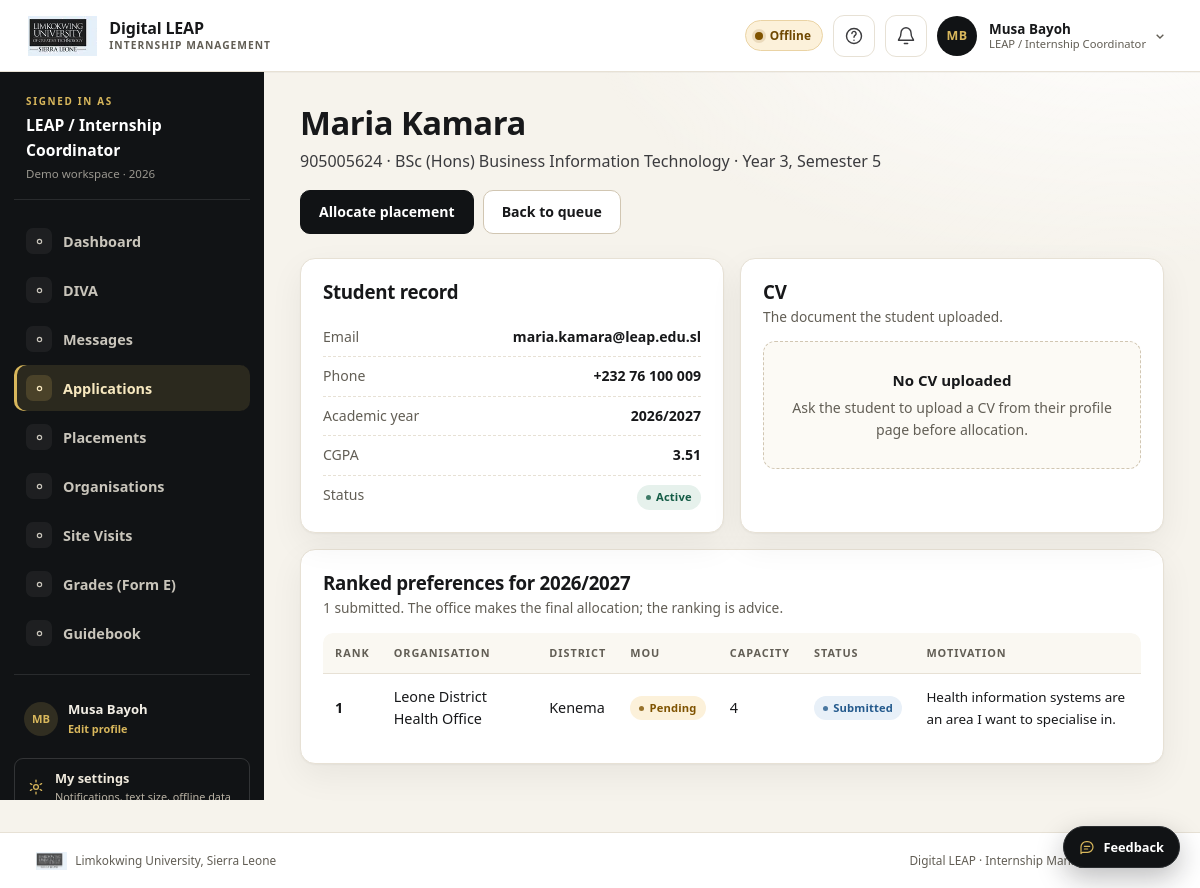
Page /digital-leap/index.php?r=coordinator/applications/view&student_id=4 (signed in) on the committed database.
### tables this page shows
CREATE TABLE users (
  user_id           INT UNSIGNED NOT NULL AUTO_INCREMENT,
  role_id           TINYINT UNSIGNED NOT NULL,
  organisation_id   INT UNSIGNED NULL,
  first_name        VARCHAR(60)  NOT NULL,
  last_name         VARCHAR(60)  NOT NULL,
  email             VARCHAR(120) NOT NULL,
  phone             VARCHAR(25)  NULL,
  password_hash     VARCHAR(255) NULL,
  status            ENUM('invited','active','suspended') NOT NULL DEFAULT 'invited',
  must_change_password TINYINT(1) NOT NULL DEFAULT 0,
  failed_attempts   TINYINT UNSIGNED NOT NULL DEFAULT 0,
  locked_until      DATETIME NULL,
  last_login_at     DATETIME NULL,
  created_at        DATETIME NOT NULL DEFAULT CURRENT_TIMESTAMP,
  updated_at        DATETIME NOT NULL DEFAULT CURRENT_TIMESTAMP ON UPDATE CURRENT_TIMESTAMP,
  PRIMARY KEY (user_id),
  UNIQUE KEY uq_users_email (email),
  KEY idx_users_role (role_id, status),
  KEY idx_users_org (organisation_id),
  CONSTRAINT fk_users_role FOREIGN KEY (role_id) REFERENCES roles (role_id),
  CONSTRAINT fk_users_org FOREIGN KEY (organisation_id) REFERENCES organisation (org_id) ON DELETE SET NULL
);

CREATE TABLE roles (
  role_id     TINYINT UNSIGNED NOT NULL AUTO_INCREMENT,
  role_key    VARCHAR(30)  NOT NULL,
  role_name   VARCHAR(60)  NOT NULL,
  description VARCHAR(255) NULL,
  created_at  DATETIME NOT NULL DEFAULT CURRENT_TIMESTAMP,
  PRIMARY KEY (role_id),
  UNIQUE KEY uq_roles_key (role_key)
);

CREATE TABLE student (
  student_id    INT UNSIGNED NOT NULL AUTO_INCREMENT,
  user_id       INT UNSIGNED NOT NULL,
  reg_no        VARCHAR(20) NOT NULL,
  programme     VARCHAR(80) NOT NULL,
  level         VARCHAR(10) NOT NULL,
  semester      VARCHAR(10) NOT NULL,
  academic_year VARCHAR(9)  NOT NULL,
  cgpa          DECIMAL(3,2) NULL,
  status        ENUM('active','on_placement','completed','withdrawn') NOT NULL DEFAULT 'active',
  created_at    DATETIME NOT NULL DEFAULT CURRENT_TIMESTAMP,
  updated_at    DATETIME NOT NULL DEFAULT CURRENT_TIMESTAMP ON UPDATE CURRENT_TIMESTAMP,
  PRIMARY KEY (student_id),
  UNIQUE KEY uq_student_user (user_id),
  UNIQUE KEY uq_student_reg (reg_no),
  CONSTRAINT fk_student_user FOREIGN KEY (user_id) REFERENCES users (user_id) ON DELETE CASCADE
);

CREATE TABLE application (
  application_id  INT UNSIGNED NOT NULL AUTO_INCREMENT,
  student_id      INT UNSIGNED NOT NULL,
  org_id          INT UNSIGNED NOT NULL,
  preference_rank TINYINT UNSIGNED NOT NULL,
  motivation      TEXT NULL,
  status          ENUM('draft','submitted','shortlisted','allocated','rejected','withdrawn') NOT NULL DEFAULT 'draft',
  academic_year   VARCHAR(9) NOT NULL,
  submitted_at    DATETIME NULL,
  created_at      DATETIME NOT NULL DEFAULT CURRENT_TIMESTAMP,
  updated_at      DATETIME NOT NULL DEFAULT CURRENT_TIMESTAMP ON UPDATE CURRENT_TIMESTAMP,
  PRIMARY KEY (application_id),
  UNIQUE KEY uq_app_rank (student_id, academic_year, preference_rank),
  UNIQUE KEY uq_app_org (student_id, org_id, academic_year),
  KEY idx_app_org (org_id, status),
  CONSTRAINT fk_app_student FOREIGN KEY (student_id) REFERENCES student (student_id) ON DELETE CASCADE,
  CONSTRAINT fk_app_org FOREIGN KEY (org_id) REFERENCES organisation (org_id)
);

CREATE TABLE organisation (
  org_id        INT UNSIGNED NOT NULL AUTO_INCREMENT,
  name          VARCHAR(120) NOT NULL,
  sector        VARCHAR(60)  NOT NULL,
  address       VARCHAR(180) NOT NULL,
  district      VARCHAR(60)  NOT NULL,
  contact_person VARCHAR(100) NOT NULL,
  contact_email VARCHAR(120) NOT NULL,
  contact_phone VARCHAR(25)  NULL,
  mou_status    ENUM('none','pending','signed','expired') NOT NULL DEFAULT 'none',
  mou_expiry    DATE NULL,
  capacity      SMALLINT UNSIGNED NOT NULL DEFAULT 0,
  status        ENUM('active','inactive') NOT NULL DEFAULT 'active',
  created_at    DATETIME NOT NULL DEFAULT CURRENT_TIMESTAMP,
  updated_at    DATETIME NOT NULL DEFAULT CURRENT_TIMESTAMP ON UPDATE CURRENT_TIMESTAMP,
  PRIMARY KEY (org_id),
  UNIQUE KEY uq_org_name (name),
  KEY idx_org_district (district)
);

### digital-leap/app/Views/coordinator/application_view.php (the view, shortened to what the rows shown need)
<div class="page-head">
    <div>
        <h1><?= e($student['first_name'] . ' ' . $student['last_name']) ?></h1>
        <p><?= e($student['reg_no']) ?> · <?= e($student['programme']) ?> · <?= e(year_label($student['level'])) ?>, <?= e($student['semester']) ?></p>
    </div>
    <div class="page-actions">
        <?php if ($placement === null): ?>
            <a class="btn" href="<?= e(url('coordinator/placements/allocate', ['student_id' => (int) $student['student_id']])) ?>">Allocate placement</a>
        <?php else: ?>
            <a class="btn" href="<?= e(url('coordinator/placements/view', ['id' => (int) $placement['placement_id']])) ?>">View placement</a>
        <?php endif; ?>
        <a class="btn btn-outline" href="<?= e(url('coordinator/applications')) ?>">Back to queue</a>
    </div>
</div>
<div class="grid grid-2">
    <section class="card">
        <div class="card-head"><div><h2>Student record</h2></div></div>
        <div class="stat-list">
            <div class="row"><span>Email</span><strong><?= e($student['email']) ?></strong></div>
            <div class="row"><span>Phone</span><strong><?= e($student['phone'] ?? '—') ?></strong></div>
            <div class="row"><span>Academic year</span><strong><?= e($student['academic_year']) ?></strong></div>
            <div class="row"><span>CGPA</span><strong><?= e(number_format((float) $student['cgpa'], 2)) ?></strong></div>
            <div class="row"><span>Status</span><strong><?= status_badge($student['status']) ?></strong></div>
        </div>
    </section>
    <section class="card">
        <div class="card-head"><div><h2>CV</h2><p>The document the student uploaded.</p></div></div>
        <?php if ($cv === null): ?>
            <div class="empty"><strong>No CV uploaded</strong>Ask the student to upload a CV from their profile page before allocation.</div>
        <?php endif; ?>
    </section>
</div>
<section class="card">
    <div class="card-head"><div><h2>Ranked preferences for <?= e($year) ?></h2><p><?= count($prefs) ?> submitted. The office makes the final allocation; the ranking is advice.</p></div></div>
    <?php if ($prefs === []): ?>
        <div class="empty"><strong>No preferences</strong>The student has not submitted a ranked list for this year.</div>
    <?php else: ?>
        <div class="table-wrap">
            <table class="table table--stack">
                <thead><tr><th>Rank</th><th>Organisation</th><th>District</th><th>MoU</th><th>Capacity</th><th>Status</th><th>Motivation</th></tr></thead>
                <tbody>
                <?php foreach ($prefs as $pref): ?>
                    <tr>
                        <td data-label="Rank"><strong><?= (int) $pref['preference_rank'] ?></strong></td>
                        <td data-label="Organisation"><?= e($pref['org_name']) ?></td>
                        <td data-label="District"><?= e($pref['district']) ?></td>
                        <td data-label="MoU"><?= status_badge($pref['mou_status']) ?></td>
                        <td data-label="Capacity"><?= (int) $pref['capacity'] ?></td>
                        <td data-label="Status"><?= status_badge($pref['status']) ?></td>
                        <td data-label="Motivation"><span class="small"><?= e($pref['motivation']) ?></span></td>
                    </tr>
                <?php endforeach; ?>
                </tbody>
            </table>
        </div>
    <?php endif; ?>
</section>

### digital-leap/app/helpers.php (shortened to what the rows shown need)
<?php
function e($value): string
{
    return htmlspecialchars((string) ($value ?? ''), ENT_QUOTES, 'UTF-8');
}
function url(string $route = '', array $params = []): string
{
    $base = $GLOBALS['base'] ?? '';
    $query = ['r' => $route] + $params;
    return $base . '/index.php?' . http_build_query($query);
}
function asset(string $path): string
{
    $path = ltrim($path, '/');
    $file = BASE_PATH . '/public/assets/' . $path;
    $version = is_file($file) ? '?v=' . filemtime($file) : '';
    return ($GLOBALS['base'] ?? '') . '/public/assets/' . $path . $version;
}
function qget(string $key, $default = null)
{
    return $_GET[$key] ?? $default;
}
function year_label(?string $value): string
{
    $number = trim((string) preg_replace('/^\s*(level|year)\s*/i', '', (string) $value));
    return $number === '' ? '—' : 'Year ' . $number;
}
function status_badge(?string $status): string
{
    $key = strtolower((string) $status);
    $map = [
        'draft' => 'muted', 'proposed' => 'warn', 'pending' => 'warn', 'invited' => 'warn',
        'submitted' => 'info', 'shortlisted' => 'info', 'scheduled' => 'info',
        'approved' => 'ok', 'active' => 'ok', 'completed' => 'ok', 'signed' => 'ok',
        'published' => 'ok', 'assessed' => 'ok', 'mentor_reviewed' => 'ok', 'allocated' => 'ok',
        'returned' => 'bad', 'rejected' => 'bad', 'failed' => 'bad', 'missed' => 'bad',
        'terminated' => 'bad', 'suspended' => 'bad', 'withdrawn' => 'muted',
        'moderated' => 'info', 'queued' => 'warn', 'sent' => 'ok', 'cancelled' => 'muted',
        'expired' => 'bad', 'none' => 'muted', 'inactive' => 'muted',
    ];
    $tone = $map[$key] ?? 'muted';
    return '<span class="badge badge-' . $tone . '">' . e(ucwords(str_replace('_', ' ', $key))) . '</span>';
}
function initials(string $first, string $last): string
{
    return strtoupper(substr($first, 0, 1) . substr($last, 0, 1));
}
function avatar_file(int $userId): ?string
{
    $dir = STORAGE_PATH . '/uploads/avatars';
    foreach (['jpg', 'jpeg', 'png', 'webp'] as $ext) {
        $path = $dir . '/' . $userId . '.' . $ext;
    }
    return null;
}
function avatar_url(?array $user = null): ?string
{
    $id = (int) ($user['user_id'] ?? \Leap\Core\Auth::id());
    $file = avatar_file($id);
    if ($file === null) {
        return null;
    }
    return url('avatar', ['u' => $id, 'v' => filemtime($file) . '-' . filesize($file)]);
}
function avatar_html(array $user, string $class = 'chat-avatar'): string
{
    $id = (int) ($user['user_id'] ?? 0);
    $first = (string) ($user['first_name'] ?? '');
    $last = (string) ($user['last_name'] ?? '');
    $file = $id > 0 && \Leap\Controllers\ProfileController::canViewAvatar($id) ? avatar_file($id) : null;
    return '<span class="' . e($class) . '" aria-hidden="true">' . e(initials($first, $last)) . '</span>';
}

### digital-leap/app/Views/layout.php (shortened to what the rows shown need)
<?php
$user = Auth::user();
$route = (string) ($_GET['r'] ?? '');
$unread = 0;
if ($user !== null) {
    $unread = (int) Database::val('SELECT COUNT(*) FROM notification WHERE user_id = ? AND is_read = 0', [(int) $user['user_id']]);
}
$prefUid = $user === null ? 0 : (int) $user['user_id'];
$textSize = Preference::textSize($prefUid);
$calmMotion = Preference::reduceMotion($prefUid);
$nav = $user === null ? [] : nav_items();
$avatarUrl = $user === null ? null : avatar_url($user);
$authRoutes = ['login', 'register', 'forgot', 'reset', 'token/supervisor'];
$isAuthPage = $user === null && in_array($route, $authRoutes, true);
?>
<!doctype html>
<html lang="en" data-text-size="<?= e($textSize) ?>"<?= $calmMotion ? ' data-reduce-motion="on"' : '' ?>>
<head>
<link rel="stylesheet" href="<?= e(asset('css/app.css')) ?>">
</head>
<body class="<?= $user !== null ? 'app-shell' : ($isAuthPage ? 'auth-shell' : 'landing-shell') ?>" data-role="<?= e($user !== null ? (string) Auth::role() : 'guest') ?>" data-page="<?= e($route) ?>">
<?php if ($user !== null): ?>
<header class="topbar">
    <div class="topbar-left">
        <a class="brand" href="<?= e(url('dashboard')) ?>" data-tour="brand">
            <img class="brand-logo" src="<?= e(asset('img/limkokwing-logo.png')) ?>" alt="Limkokwing University of Creative Technology, Sierra Leone">
            <span class="brand-text">Digital LEAP<small>Internship Management</small></span>
        </a>
    </div>
    <div class="topbar-right">
        <p class="net-pill" data-net-status data-state="online" role="status" aria-live="polite">
            <span class="net-dot" aria-hidden="true"></span><span class="net-text">Online</span>
        </p>
        <button class="icon-btn tour-trigger" type="button" data-tour-start aria-label="Take a guided tour" title="Take a guided tour">
            <svg viewBox="0 0 24 24" aria-hidden="true"><circle cx="12" cy="12" r="9"/><path d="M9.5 9a2.5 2.5 0 1 1 4 2c-.9.7-1.5 1.2-1.5 2.5"/><path d="M12 17h.01"/></svg>
        </button>
        <div class="menu-wrap">
            <button class="icon-btn bell-btn" type="button" data-notif-toggle aria-expanded="false" aria-controls="notif-panel" aria-label="Notifications<?= $unread > 0 ? ', ' . $unread . ' unread' : '' ?>" data-tour="notifications">
                <svg viewBox="0 0 24 24" aria-hidden="true"><path d="M18 8a6 6 0 0 0-12 0c0 7-3 7-3 9h18c0-2-3-2-3-9"/><path d="M10 21h4"/></svg>
            </button>
        </div>
        <div class="menu-wrap user-chip" data-tour="profile">
            <a class="avatar-link" href="<?= e(url('profile')) ?>" aria-label="Open my profile to edit details and profile photo">
                <?php if ($avatarUrl !== null): ?>
                    <img class="avatar avatar-img" src="<?= e($avatarUrl) ?>" alt="">
                <?php else: ?>
                    <span class="avatar" aria-hidden="true"><?= e(initials((string) $user['first_name'], (string) $user['last_name'])) ?></span>
                <?php endif; ?>
            </a>
            <button class="user-menu-toggle" type="button" data-user-toggle aria-expanded="false" aria-controls="user-menu">
                <span class="user-meta">
                    <strong><?= e($user['first_name'] . ' ' . $user['last_name']) ?></strong>
                    <small><?= e($user['role_name']) ?></small>
                </span>
                <svg class="menu-caret" viewBox="0 0 24 24" aria-hidden="true"><path d="m7 10 5 5 5-5"/></svg>
            </button>
        </div>
    </div>
</header>
<div class="shell">
    <aside class="sidebar" id="sidebar">
        <div class="sidebar-role">
            <span class="sidebar-role-label">Signed in as</span>
            <strong><?= e($user['role_name']) ?></strong>
            <span class="sidebar-role-sub">Demo workspace · <?= e(date('Y')) ?></span>
        </div>
        <nav aria-label="Main navigation" data-tour="nav">
            <?php foreach ($nav as [$href, $label]): ?>
                <?php $isActive = $route === $href || str_starts_with($route, $href . '/'); ?>
                <a href="<?= e(url($href)) ?>" class="<?= $isActive ? 'active' : '' ?>"<?= $isActive ? ' aria-current="page"' : '' ?>>
                    <span class="nav-ico" aria-hidden="true"><svg viewBox="0 0 24 24"><?= $navIcons[$href] ?? '<circle cx="12" cy="12" r="3"/>' ?></svg></span>
                    <span><?= e($label) ?></span>
                </a>
            <?php endforeach; ?>
        </nav>
        <div class="sidebar-foot">
            <a class="sidebar-profile" href="<?= e(url('profile')) ?>">
                <?= avatar_html(['user_id' => (int) ($user['user_id'] ?? 0), 'first_name' => (string) $user['first_name'], 'last_name' => (string) $user['last_name']], 'sidebar-avatar') ?>
                <span><?= e($user['first_name'] . ' ' . $user['last_name']) ?><small>Edit profile</small></span>
            </a>
            <a class="sidebar-settings" href="<?= e(url('settings')) ?>">
                <svg viewBox="0 0 24 24" aria-hidden="true"><circle cx="12" cy="12" r="3.2"/><path d="M12 2.8v2.4M12 18.8v2.4M4.5 7.5l2 1.2M17.5 15.3l2 1.2M4.5 16.5l2-1.2M17.5 8.7l2-1.2"/></svg>
                <span>My settings<small>Notifications, text size, offline data</small></span>
            </a>
        </div>
    </aside>
    <main id="main" class="main">
        <?= $content ?>
    </main>
</div>
<?php endif; ?>
</body>
</html>

### rows in the picture
users: first_name+last_name "MB", first_name+last_name "Musa Bayoh", role.role_name "LEAP / Internship Coordinator", initials($first, $last) "MB"
student: user.last_name "Maria Kamara", reg_no "905005624", programme "BSc (Hons) Business Information Technology", level "Year 3", semester "Semester 5", user.email "maria.kamara@leap.edu.sl", user.phone "+232 76 100 009", academic_year "2026/2027", cgpa "3.51", status "Active"
application: preference_rank "1", org.name "Leone District Health Office", org.district "Kenema", org.mou_status "Pending Submitted", org.capacity "4", motivation "Health information systems are an area I want to specialise in."

### other values in the picture
$label "Dashboard"
$label "DIVA"
$label "Messages"
$label "Applications"
$label "Placements"
$label "Organisations"
$label "Site Visits"
$label "Grades (Form E)"
$label "Guidebook"
$year "2026/2027"
count($prefs) "1"
